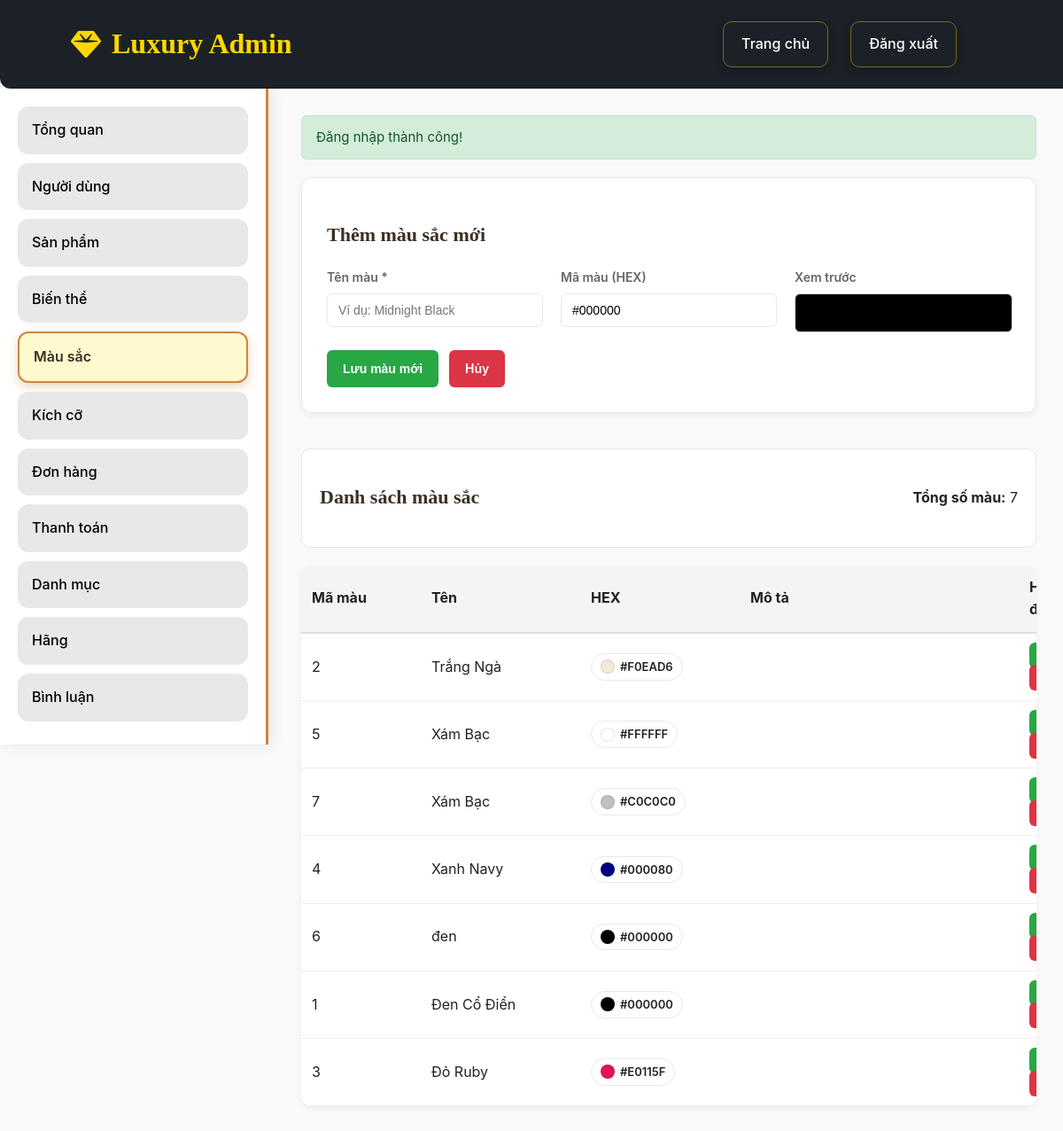
/admin/colors (signed in), run on the app's committed database.
### tables this page shows
CREATE TABLE `colors` (
  `Color_Id` int(11) NOT NULL,
  `Name` varchar(50) NOT NULL,
  `Hex_Code` char(7) DEFAULT NULL
);

### src/Core/Controller.php (called while the page is built, shortened)
<?php
class Controller {
    public function renderView($view, $data = []) {
        extract($data);
        $viewFile = ROOT_PATH . '/src/Views/' . $view . '.php';
        require_once $viewFile;
    }
}
?>

### src/Controllers/ColorController.php (called while the page is built, shortened)
<?php
class ColorController extends Controller {
	public function index() {
		$colorModel = new Color();
		$colors = $colorModel->getAll();
		$data = [
			'title' => 'Quản lý màu sắc',
			'colors' => $colors,
			'totalColors' => count($colors),
			'editing' => false
		];
		$this->renderView('admin/color', $data);
	}
}

### src/Controllers/AdminController.php (called while the page is built, shortened)
<?php
class AdminController extends Controller {
    public function colors() {
        $cc = new ColorController();
        return $cc->index();
    }
}
?>

### src/Core/App.php (called while the page is built, shortened)
<?php
class App {
    protected $method = 'index';
    public function __construct() {
        $url = $this->parseUrl();
        if (isset($url[0]) && !empty($url[0])) {
            $routeMap = [
                'login' => 'AuthController',
                'register' => 'AuthController',
                'logout' => 'AuthController'
            ];
            if (isset($routeMap[$url[0]])) {
                $this->controller = $routeMap[$url[0]];
                $route = $url[0];
                unset($url[0]);
                $url = array_values($url);
                if (empty($url[0])) {
                    if ($route === 'login') {
                        $this->method = 'index';
                    } elseif ($route === 'register') {
                        $this->method = 'register';
                    } elseif ($route === 'logout') {
                        $this->method = 'logout';
                    }
                }
            } else {
                $controllerName = ucfirst(strtolower($url[0])) . 'Controller';
                $controllerFile = ROOT_PATH . '/src/Controllers/' . $controllerName . '.php';
                if (file_exists($controllerFile)) {
                    unset($url[0]);
                    $url = array_values($url);
                }
            }
        }
        $controllerInstance = new $fullControllerName;
        if (isset($url[0]) && !empty($url[0])) {
            $methodName = $url[0];
            if (method_exists($controllerInstance, $methodName)) {
                $this->method = $methodName;
                unset($url[0]);
                $url = array_values($url);
            }
        }
        $this->params = $url ? array_values($url) : [];
        call_user_func_array([$controllerInstance, $this->method], $this->params);
    }
    public function parseUrl() {
        if (isset($_GET['url'])) {
            $url = filter_var(rtrim($_GET['url'], '/'), FILTER_SANITIZE_URL);
            $url = explode('/', $url);
            $url = array_filter($url, function($value) {
                return !empty($value);
            });
            return array_values($url);
        }
        return [];
    }
}
?>

### index.php (called while the page is built, shortened)
<?php
require_once 'app.php';
try {
    $app = new \Core\App();
} catch (\Exception $e) {
    die("Lỗi: " . $e->getMessage() . "<br>File: " . $e->getFile() . "<br>Line: " . $e->getLine());
}
?>

### src/Core/Model.php (called while the page is built, shortened)
<?php
class Model {
    public function __construct() {
        $this->db = $this->getConnection();
    }
    protected function getConnection() {
        require ROOT_PATH . '/src/Config/connection.php';
        return $conn;
    }
}
?>

### src/Models/Color.php (called while the page is built, shortened)
<?php
class Color extends Model
{
    protected $table = 'colors';
    public function getAll($conditions = [])
    {
        $sql = "SELECT Color_Id as id,
                   Name as name,
                   Hex_Code as hex_code
            FROM {$this->table}";
        $params = [];
        $sql .= " ORDER BY Name ASC";
        $stmt = $this->db->prepare($sql);
        $stmt->execute($params);
        return $stmt->fetchAll(\PDO::FETCH_ASSOC);
    }
}
?>

### app.php (called while the page is built, shortened)
<?php
spl_autoload_register(function ($className) {
    $className = str_replace('\\', '/', $className);
    $file = ROOT_PATH . '/src/' . $className . '.php';
});
?>

### src/Views/admin/color.php (the view, shortened to what this page needs)
<!DOCTYPE html>
<html lang="vi">
<body>
    <div class="admin-container">
        <?php include __DIR__ . '/aside.php'; ?>
        <main class="admin-content">
            <?php if (isset($_SESSION['message'])): ?>
                <div class="alert alert-success">
                    <?php echo htmlspecialchars($_SESSION['message']); unset($_SESSION['message']); ?>
                </div>
            <?php endif; ?>
            <div class="form-section">
                <h2><?php echo !empty($data['editing']) ? 'Sửa màu sắc' : 'Thêm màu sắc mới'; ?></h2>
                <form method="POST" action="<?php echo ROOT_URL; ?>admin/saveColor">
                    <div class="form-grid">
                        <div class="form-group">
                            <label for="color-name">Tên màu *</label>
                            <input id="color-name" type="text" name="name" required
                                   value="<?php echo htmlspecialchars($data['editing'] && isset($data['color']) ? $data['color']['name'] : ''); ?>"
                                   placeholder="Ví dụ: Midnight Black">
                        </div>
                        <div class="form-group">
                            <label for="color-code">Mã màu (HEX)</label>
                            <input id="color-code" type="text" name="hex_code"
                                   value="<?php echo htmlspecialchars($data['editing'] && isset($data['color']['hex_code']) ? $data['color']['hex_code'] : '#000000'); ?>"
                                   placeholder="#000000">
                        </div>
                        <div class="form-group">
                            <label>Xem trước</label>
                            <div class="color-preview"
                                 style="background: <?php echo htmlspecialchars($data['editing'] && isset($data['color']['hex_code']) ? $data['color']['hex_code'] : '#000000'); ?>"></div>
                        </div>
                    </div>
                    <div class="form-actions">
                        <button type="submit" class="btn btn-success">
                            <?php echo !empty($data['editing']) ? 'Cập nhật' : 'Lưu màu mới'; ?>
                        </button>
                        <a href="<?php echo ROOT_URL; ?>admin/colors" class="btn btn-cancel">Hủy</a>
                    </div>
                </form>
            </div>
            <section>
                <div class="stats-box">
                    <h2>Danh sách màu sắc</h2>
                    <div><strong>Tổng số màu:</strong> <?php echo (int)($data['totalColors'] ?? 0); ?></div>
                </div>
                <div class="table-container">
                    <?php if (!empty($data['colors'])): ?>
                        <table>
                            <thead>
                                <tr>
                                    <th width="15%">Mã màu</th>
                                    <th width="20%">Tên</th>
                                    <th width="20%">HEX</th>
                                    <th width="35%">Mô tả</th>
                                    <th width="10%">Hành động</th>
                                </tr>
                            </thead>
                            <tbody>
                                <?php foreach ($data['colors'] as $color): ?>
                                    <tr>
                                        <td><?php echo htmlspecialchars($color['id']); ?></td>
                                        <td><?php echo htmlspecialchars($color['name']); ?></td>
                                        <td>
                                            <span class="tag">
                                                <span class="tag-swatch" style="background: <?php echo htmlspecialchars($color['hex_code']); ?>"></span>
                                                <?php echo htmlspecialchars($color['hex_code']); ?>
                                            </span>
                                        </td>
                                        <td><?php echo htmlspecialchars($color['description'] ?? ''); ?></td>
                                        <td>
                                            <a class="btn btn-success" style="padding:6px 12px;"
                                               href="<?php echo ROOT_URL; ?>admin/editColor/<?php echo urlencode($color['id']); ?>">Sửa</a>
                                            <a class="btn btn-cancel" style="padding:6px 12px;"
                                               href="<?php echo ROOT_URL; ?>admin/deleteColor/<?php echo urlencode($color['id']); ?>"
                                               onclick="return confirm('Xóa màu này?');">Xóa</a>
                                        </td>
                                    </tr>
                                <?php endforeach; ?>
                            </tbody>
                        </table>
                    <?php else: ?>
                        <div class="empty-message">
                            Chưa có màu nào. Hãy thêm màu mới để làm phong phú bộ sưu tập.
                        </div>
                    <?php endif; ?>
                </div>
            </section>
        </main>
    </div>
</body>
</html>

### src/Views/admin/head.php (style rules this page uses)
html, body { margin: 0; padding: 0; font-family: 'Inter', Helvetica, Arial, sans-serif; background: #f8f9fa; color: #333; line-height: 1.6; }
h1,h2,h3,h4,h5,h6 { font-family: 'Playfair Display', serif; color: #3b3024; }
a { text-decoration: none; color: inherit; }
main.admin-content { margin-top: 100px; margin-left: calc(260px + 50px); width: calc(100% - 260px - 50px); padding: 30px; box-sizing: border-box; }

### src/Views/admin/color.php (style rules this page uses)
:root { --black: #0f0f10; --white: #ffffff; --text: #222; --muted: #666; --gold: #d4af37; --border: #e8e8e8; --bg: #f9f9f9; --success: #28a745; --danger: #dc3545; --primary: #007bff; }
body { margin: 0; font-family: 'Inter', sans-serif; background: var(--bg); color: var(--text); }
.admin-container { display: flex; flex-direction: column; min-height: 100vh; }
.admin-content { max-width: 1400px; width: 100%; margin: 32px auto; padding: 0 20px; }
h2 { font-size: 22px; font-weight: 700; margin-bottom: 20px; }
.alert { padding: 12px 16px; border-radius: 6px; margin-bottom: 20px; font-size: 15px; }
.alert-success { background: #d4edda; color: #155724; border: 1px solid #c3e6cb; }
.form-section { background: #fff; border: 1px solid var(--border); border-radius: 12px; padding: 28px; box-shadow: 0 3px 8px rgba(0, 0, 0, 0.05); margin-bottom: 40px; }
.form-grid { display: grid; grid-template-columns: repeat(auto-fit, minmax(240px, 1fr)); gap: 20px; }
.form-group { display: flex; flex-direction: column; }
.form-group label { font-size: 14px; font-weight: 600; margin-bottom: 6px; color: var(--muted); }
.form-group input, .form-group textarea { padding: 10px 12px; border: 1px solid var(--border); border-radius: 6px; font-size: 14px; transition: border-color 0.2s ease; }
.form-actions { margin-top: 20px; display: flex; gap: 12px; flex-wrap: wrap; }
.btn { padding: 10px 18px; border-radius: 6px; font-size: 14px; font-weight: 600; cursor: pointer; border: none; text-decoration: none; transition: all 0.2s ease; }
.btn-success { background: var(--success); color: #fff; }
.btn-cancel { background: var(--danger); color: #fff; }
.stats-box { background: #fff; border: 1px solid var(--border); border-radius: 10px; padding: 18px 20px; margin-bottom: 20px; display: flex; align-items: center; justify-content: space-between; }
.color-preview { width: 100%; height: 42px; border: 1px solid var(--border); border-radius: 6px; }
.table-container { background: #fff; border-radius: 12px; overflow-x: auto; box-shadow: 0 2px 6px rgba(0, 0, 0, 0.05); }
table { width: 100%; border-collapse: collapse; min-width: 900px; }
table thead { background-color: #f4f4f4; border-bottom: 2px solid #ddd; }
table th, table td { padding: 12px; text-align: left; border-bottom: 1px solid #eee; }
.tag { padding: 4px 10px; border-radius: 999px; font-size: 13px; font-weight: 600; display: inline-flex; align-items: center; gap: 6px; border: 1px solid var(--border); }
.tag-swatch { width: 14px; height: 14px; border-radius: 50%; border: 1px solid rgba(0, 0, 0, 0.1); }

### data on the page
colors: Color_Id "2", Name "Trắng Ngà", Hex_Code "#F0EAD6"
colors: Color_Id "5", Name "Xám Bạc", Hex_Code "#FFFFFF"
colors: Color_Id "7", Name "Xám Bạc", Hex_Code "#C0C0C0"
colors: Color_Id "4", Name "Xanh Navy", Hex_Code "#000080"
colors: Color_Id "6", Name "đen", Hex_Code "#000000"
colors: Color_Id "1", Name "Đen Cổ Điển", Hex_Code "#000000"
colors: Color_Id "3", Name "Đỏ Ruby", Hex_Code "#E0115F"

### other printed values
$label "Tổng quan"
$label "Người dùng"
$label "Sản phẩm"
$label "Biến thể"
$label "Màu sắc"
$label "Kích cỡ"
$label "Đơn hàng"
$label "Thanh toán"
$label "Danh mục"
$label "Hãng"
$label "Bình luận"
$_SESSION['message'] "Đăng nhập thành công!"
$data['totalColors'] "7"
